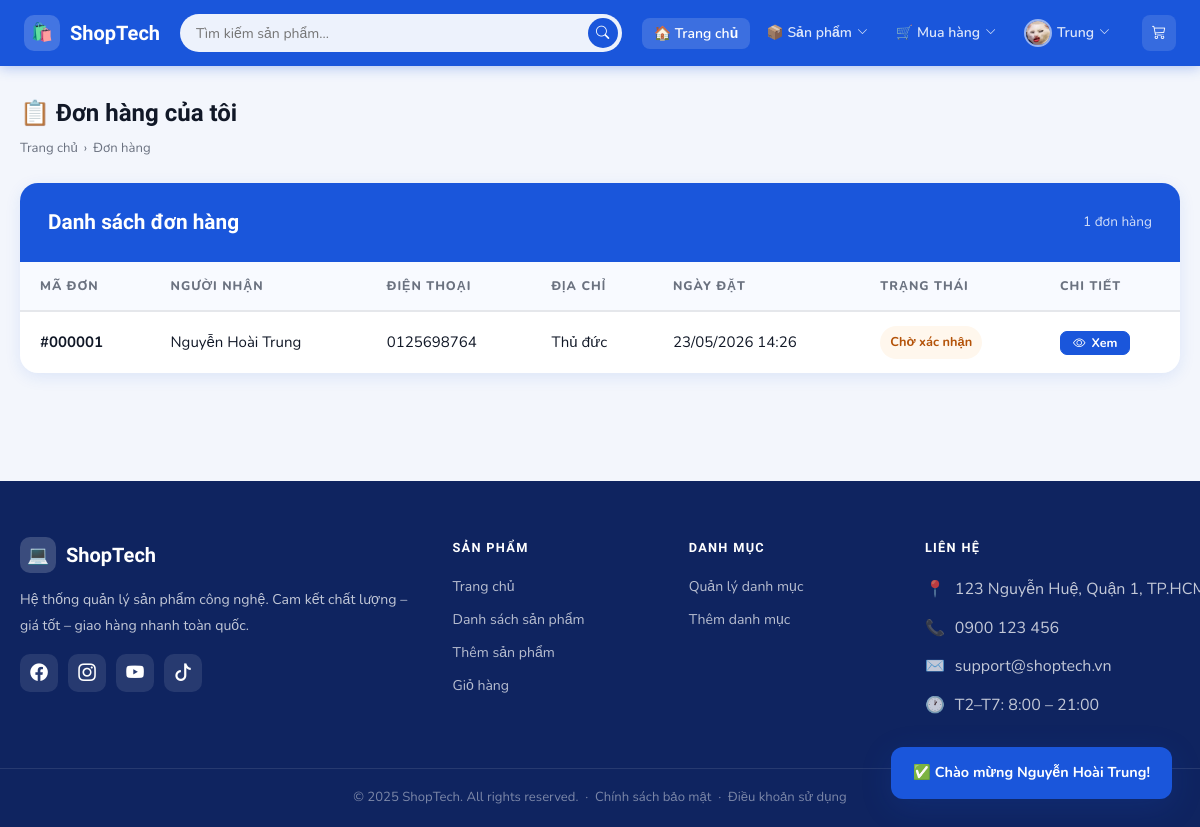
Page /Product/myOrders (signed in) on the committed database.
### tables this page shows
CREATE TABLE IF NOT EXISTS `orders` (
  `id` int NOT NULL AUTO_INCREMENT,
  `name` varchar(255) NOT NULL,
  `phone` varchar(20) NOT NULL,
  `email` varchar(255) DEFAULT NULL,
  `payment_method` varchar(50) NOT NULL DEFAULT 'cod',
  `address` text NOT NULL,
  `status` varchar(20) NOT NULL DEFAULT 'pending',
  `created_at` timestamp NULL DEFAULT CURRENT_TIMESTAMP,
  PRIMARY KEY (`id`)
);

### app/controllers/ProductController.php (called while the page is built, shortened)
<?php
require_once('app/config/database.php');
require_once('app/models/OrderModel.php');
class ProductController
{
    private $db;
    public function __construct()
    {
        $this->db = (new Database())->getConnection();
    }
    public function myOrders()
    {
        $orderModel = new OrderModel($this->db);
        $orders = $orderModel->getAllOrders();
        include 'app/views/product/my_orders.php';
    }
}
?>

### index.php (called while the page is built, shortened)
<?php
$url = $_GET['url'] ?? 'product';
$url = rtrim($url, '/');
$url = filter_var($url, FILTER_SANITIZE_URL);
$url = explode('/', $url);
$action = isset($url[1]) && $url[1] != ''
    ? $url[1]
    : 'index';
$controller = new $controllerName();
call_user_func_array([$controller, $action], array_slice($url, 2));
?>

### app/config/database.php (called while the page is built, shortened)
<?php
class Database
{
    private $host = "localhost";
    private $db_name = "my_store";
    private $username = "root";
    private $password = "";
    public function getConnection()
    {
        $this->conn = null;
        try {
            $this->conn = new PDO(
                "mysql:host=" . $this->host . ";dbname=" . $this->db_name,
                $this->username,
                $this->password
            );
            $this->conn->exec("set names utf8");
        } catch (PDOException $exception) {
            echo "Connection error: " . $exception->getMessage();
        }
        return $this->conn;
    }
}

### app/models/OrderModel.php (called while the page is built, shortened)
<?php
class OrderModel
{
    private $conn;
    public function __construct($db)
    {
        $this->conn = $db;
    }
    public function getAllOrders()
    {
        $sql = "SELECT * FROM orders ORDER BY created_at DESC";
        $stmt = $this->conn->prepare($sql);
        $stmt->execute();
        return $stmt->fetchAll(PDO::FETCH_OBJ);
    }
}
?>

### app/views/product/my_orders.php (the view, shortened to what this page needs)
<?php include 'app/views/shares/header.php'; ?>
<?php
$statusMap = [
  'pending'    => ['label' => 'Chờ xác nhận', 'bg' => '#fff7ed', 'color' => '#b45309'],
  'processing' => ['label' => 'Đang xử lý', 'bg' => '#eff6ff', 'color' => '#1d4ed8'],
  'shipping'   => ['label' => 'Đang giao hàng', 'bg' => '#ecfeff', 'color' => '#0e7490'],
  'delivered'  => ['label' => 'Đã giao hàng', 'bg' => '#ecfdf5', 'color' => '#15803d'],
  'cancelled'  => ['label' => 'Đã hủy', 'bg' => '#fef2f2', 'color' => '#b91c1c'],
];
?>
<div class="st-page">
<div class="st-container">
  <div class="st-page-head fade-up">
    <div>
      <h1>📋 Đơn hàng của tôi</h1>
      <div class="st-breadcrumb">
        <a href="/Product">Trang chủ</a> › <span>Đơn hàng</span>
      </div>
    </div>
  </div>
  <?php if (empty($orders)): ?>
    <div class="st-cart-empty fade-up">
      <div class="st-cart-empty-icon">📋</div>
      <h2>Chưa có đơn hàng nào</h2>
      <p>Hãy mua sắm để tạo đơn hàng đầu tiên!</p>
      <a href="/Product" class="btn btn-primary btn-lg">🛍️ Mua sắm ngay</a>
    </div>
  <?php else: ?>
  <div class="st-table-card fade-up">
    <div class="st-table-header">
      <h1>Danh sách đơn hàng</h1>
      <span style="font-size:.85rem;opacity:.8"><?php echo count($orders); ?> đơn hàng</span>
    </div>
    <div style="overflow-x:auto">
      <table class="st-table">
        <thead>
          <tr>
            <th>Mã đơn</th>
            <th>Người nhận</th>
            <th>Điện thoại</th>
            <th>Địa chỉ</th>
            <th>Ngày đặt</th>
            <th>Trạng thái</th>
            <th>Chi tiết</th>
          </tr>
        </thead>
        <tbody>
          <?php foreach ($orders as $o): ?>
          <?php
            $key = $o->status ?? 'pending';
            $st = $statusMap[$key];
          ?>
          <tr>
            <td><strong>#<?php echo str_pad($o->id, 6, '0', STR_PAD_LEFT); ?></strong></td>
            <td><?php echo htmlspecialchars($o->name, ENT_QUOTES, 'UTF-8'); ?></td>
            <td><?php echo htmlspecialchars($o->phone, ENT_QUOTES, 'UTF-8'); ?></td>
            <td style="max-width:180px;overflow:hidden;text-overflow:ellipsis;white-space:nowrap">
              <?php echo htmlspecialchars($o->address, ENT_QUOTES, 'UTF-8'); ?>
            </td>
            <td><?php echo date('d/m/Y H:i', strtotime($o->created_at)); ?></td>
            <td>
              <span style="display:inline-block;padding:6px 10px;border-radius:999px;background:<?php echo $st['bg']; ?>;color:<?php echo $st['color']; ?>;font-weight:700;font-size:.8rem;">
                <?php echo htmlspecialchars($st['label'], ENT_QUOTES, 'UTF-8'); ?>
              </span>
            </td>
            <td>
              <a href="/Product/orderDetail/<?php echo $o->id; ?>"
                 class="btn btn-primary btn-sm">
                <i class="bi bi-eye"></i> Xem
              </a>
            </td>
          </tr>
          <?php endforeach; ?>
        </tbody>
      </table>
    </div>
  </div>
  <?php endif; ?>
</div>
</div>
<?php include 'app/views/shares/footer.php'; ?>

### public/css/style.css (style rules this page uses)
:root { --primary: #1a56db; --primary-dark: #1341b0; --primary-light: #e8f0fe; --accent: #f59e0b; --danger: #ef4444; --success: #10b981; --warning: #f59e0b; --text-dark: #111827; --text-muted: #6b7280; --bg-page: #f3f6fc; --bg-card: #ffffff; --border: #e5e7eb; --radius: 12px; --radius-lg: 18px; --shadow-sm: 0 1px 4px rgba(0,0,0,.06); --shadow-md: 0 4px 16px rgba(26,86,219,.10); --shadow-lg: 0 8px 32px rgba(26,86,219,.15); --transition: all .22s cubic-bezier(.4,0,.2,1); --navbar-h: 66px; --font-head: 'Sora', sans-serif; --font-body: 'Nunito', sans-serif; }
*, *::before, *::after { box-sizing: border-box; margin: 0; padding: 0; }
body { font-family: var(--font-body); background: var(--bg-page); color: var(--text-dark); font-size: 15px; line-height: 1.65; padding-top: var(--navbar-h); }
a { color: var(--primary); text-decoration: none; transition: var(--transition); }
h1,h2,h3,h4,h5,h6 { font-family: var(--font-head); font-weight: 700; }
.st-page { padding: 28px 0 48px; }
.st-container { max-width: 1260px; margin: 0 auto; padding: 0 20px; }
.st-table-card { background: var(--bg-card); border-radius: var(--radius-lg); overflow: hidden; box-shadow: var(--shadow-md); }
.st-table-header { background: var(--primary); padding: 22px 28px; display: flex; align-items: center; justify-content: space-between; color: #fff; }
.st-table-header h1 { font-size: 1.3rem; margin: 0; }
.st-table { width: 100%; border-collapse: collapse; }
.st-table thead th { background: #f8faff; font-size: .78rem; font-weight: 800; letter-spacing: .08em; text-transform: uppercase; color: var(--text-muted); padding: 14px 20px; text-align: left; border-bottom: 2px solid var(--border); }
.st-table tbody tr { border-bottom: 1px solid var(--border); transition: var(--transition); }
.st-table tbody td { padding: 14px 20px; vertical-align: middle; }
.st-table tbody tr:last-child { border-bottom: none; }
.btn { display: inline-flex; align-items: center; justify-content: center; gap: 6px; font-family: var(--font-body); font-weight: 700; font-size: .88rem; padding: 9px 18px; border-radius: 8px; border: 1.5px solid transparent; cursor: pointer; transition: var(--transition); line-height: 1; }
.btn-primary { background: var(--primary); color: #fff; border-color: var(--primary); }
.btn-sm { padding: 5px 12px; font-size: .78rem; border-radius: 7px; }
.st-page-head { display: flex; align-items: center; justify-content: space-between; margin-bottom: 24px; flex-wrap: wrap; gap: 12px; }
.st-page-head h1 { font-size: 1.5rem; }
.st-breadcrumb { font-size: .82rem; color: var(--text-muted); margin-top: 4px; display: flex; align-items: center; gap: 6px; }
.st-breadcrumb a { color: var(--text-muted); }
.fade-up { animation: fadeUp .45s ease both; }

### rows in the picture
orders: id "000001", name "Nguyễn Hoài Trung", phone "0125698764", address "Thủ đức", created_at "23/05/2026 14:26", status "Chờ xác nhận"

### other values in the picture
count($orders) "1"
